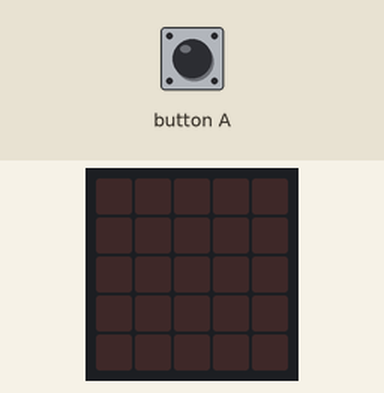
Recording of a program running on a simulated BBC micro:bit (MakeCode). Parts: the board's 5×5 LED display. Inputs (shaded band) come from the test bench. Random numbers come from a fixed seed.

Above: at 1.2 s.
1.3 s: button A pressed for 0.15 s
At 7.5 s:
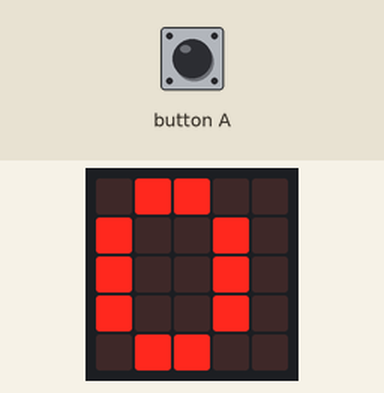
At 9.4 s:
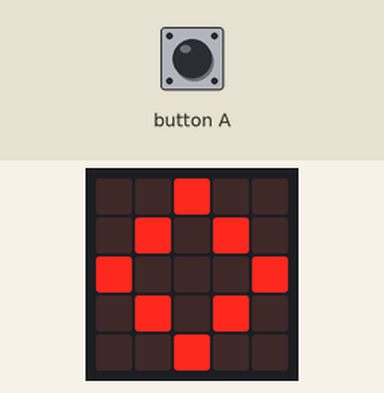
Timing chart, 0 to 10.9 s (numbered marks = the images above; inputs shaded):
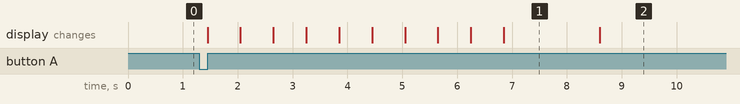

The program:

main.ts
```typescript
/**
 * Stein saks og papir
 *
 * Med variabel
 *
 * 0 er stein
 *
 * 1 er saks
 *
 * 2 er papir
 */
input.onButtonPressed(Button.A, function () {
    steinsakspapir = randint(0, 2)
    for (let index = 0; index < 3; index++) {
        basic.showIcon(IconNames.Diamond)
        basic.showIcon(IconNames.Scissors)
        basic.showIcon(IconNames.Square)
    }
    basic.showNumber(steinsakspapir)
    basic.pause(1000)
    if (steinsakspapir == 0) {
        basic.showIcon(IconNames.Diamond)
    } else if (steinsakspapir == 1) {
        basic.showIcon(IconNames.Scissors)
    } else if (steinsakspapir == 2) {
        basic.showIcon(IconNames.Square)
    } else {
        basic.showString("Hva skkjedde")
    }
})
let steinsakspapir = 0
steinsakspapir = 0
basic.forever(function () {

})
```

test.ts
```typescript
// testene settes inn her; disse vil ikke kompilert så lenge denne pakken blir brukt som en utvidelse.
```

Measured:
- after the input at 1.3 s, the display: first changes after 0.15 s (image 1 shows a later state)
- what the display in image 1 shows lasts 1.7 s, from 6.9 s to 8.6 s
